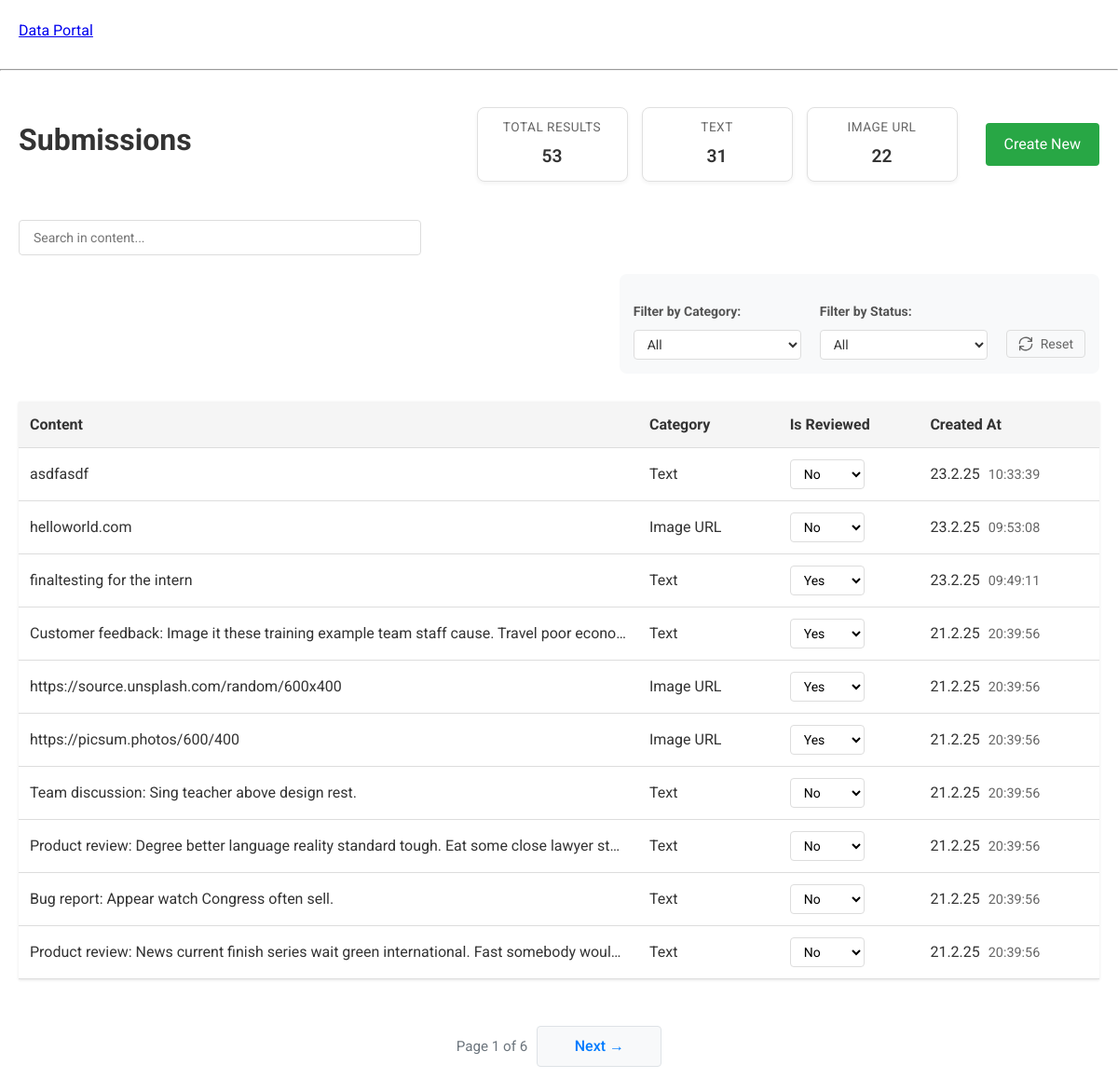
/, run on an earlier commit of the app's database.
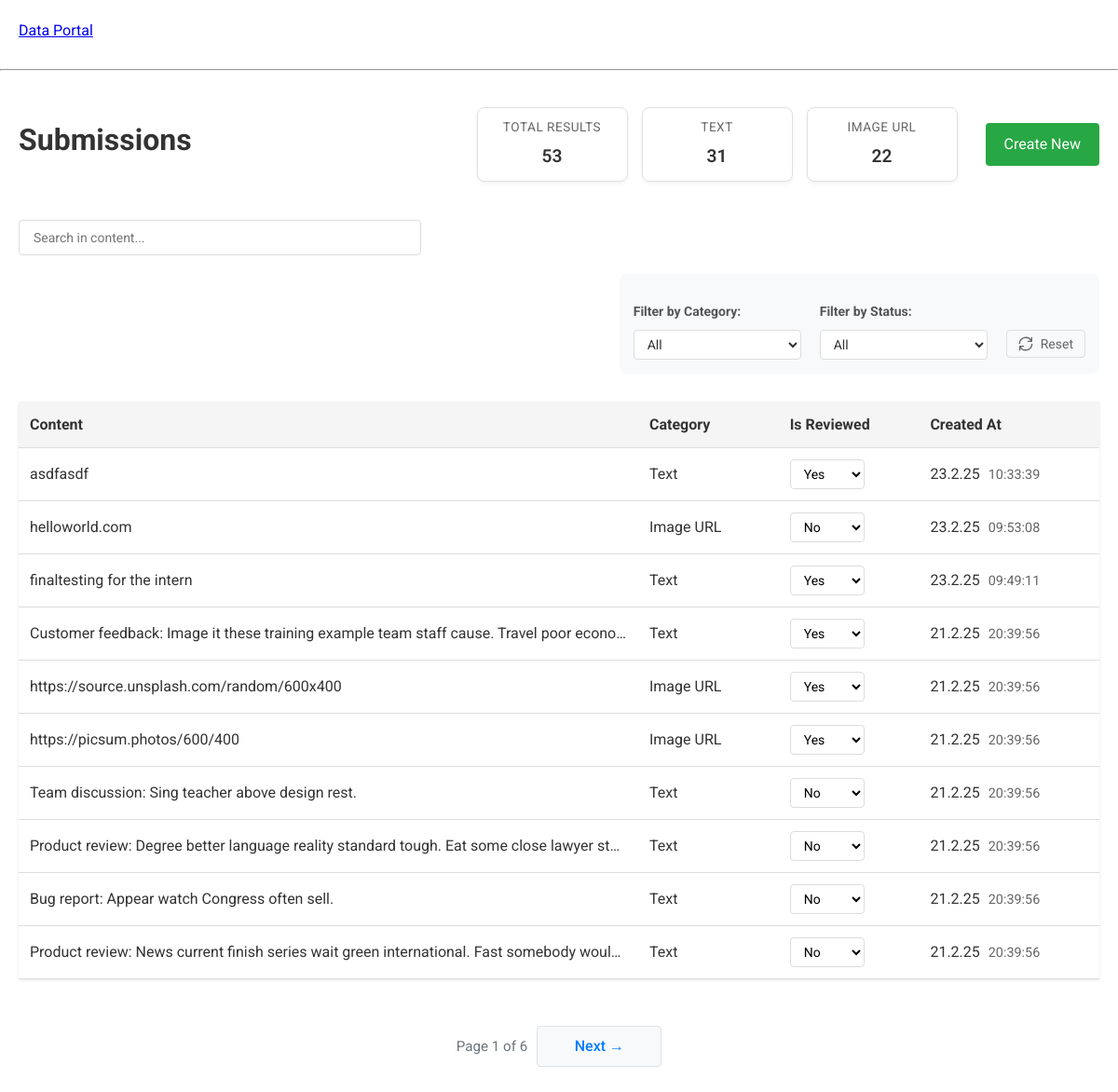
And on a later commit of the database.
### submissions/models.py (models this page shows, shortened)
class Submission(models.Model):
    CATEGORY_CHOICES = [
        ('TEXT', 'Text'),
        ('IMAGE_URL', 'Image URL'),
    ]
    content = models.CharField(max_length=200)
    category = models.CharField(
        max_length=20,
        choices=CATEGORY_CHOICES,
        default='TEXT'
    )
    is_reviewed = models.BooleanField(default=False)
    created_at = models.DateTimeField(auto_now_add=True)
    updated_at = models.DateTimeField(auto_now=True)
    class Meta:
        ordering = ['-created_at']

### submissions/views.py (the view)
# urls.py: 2. Add a URL to urlpatterns:  path('', views.home, name='home')
def home(request):
    try:
        category = request.GET.get('category', '')
        status = request.GET.get('status', '')
        search_query = request.GET.get('search', '')
        page = request.GET.get('page', '1')
        submissions = Submission.objects.all().order_by('-created_at')
        if search_query:
            submissions = submissions.filter(content__icontains=search_query)
        if category:
            submissions = submissions.filter(category=category)
        if status == 'reviewed':
            submissions = submissions.filter(is_reviewed=True)
        elif status == 'pending':
            submissions = submissions.filter(is_reviewed=False)
        text_count = submissions.filter(category='TEXT').count()
        image_count = submissions.filter(category='IMAGE_URL').count()
        total_count = text_count + image_count
        paginator = Paginator(submissions, 10)
        try:
            page_obj = paginator.page(page)
        except:
            page_obj = paginator.page(1)
        context = {
            'submissions': page_obj,
            'categories': Submission.CATEGORY_CHOICES,
            'selected_category': category,
            'selected_status': status,
            'search_query': search_query,
            'total_count': total_count,
            'text_count': text_count,
            'image_count': image_count,
        }
        if request.headers.get('HX-Request'):
            return render(request, 'submissions/partials/content_section.html', context)
        return render(request, 'submissions/home.html', context)
    except Exception as e:
        messages.error(request, f"An error occurred: {str(e)}")
        context = {
            'submissions': [],
            'categories': Submission.CATEGORY_CHOICES,
            'selected_category': '',
            'selected_status': '',
            'total_count': 0,
            'text_count': 0,
            'image_count': 0,
        }
        if request.headers.get('HX-Request'):
            return render(request, 'submissions/partials/content_section.html', context)
        return render(request, 'submissions/home.html', context)

### submissions/templates/submissions/home.html (shortened to what this page needs)
{% extends 'main.html' %}
{% block content %}
<div class="container">
    <div class="header-section">
        <h1>Submissions</h1>
        <div class="header-right">
            <div class="stats-container">
                <div class="stat-box">
                    <span class="stat-label">Total Results</span>
                    <span class="stat-value">{{ total_count }}</span>
                </div>
                <div class="stat-box">
                    <span class="stat-label">Text</span>
                    <span class="stat-value">{{ text_count }}</span>
                </div>
                <div class="stat-box">
                    <span class="stat-label">Image URL</span>
                    <span class="stat-value">{{ image_count }}</span>
                </div>
            </div>
            <a href="{% url 'create_submission' %}" class="create-btn">Create New</a>
        </div>
    </div>
    <div class="search-section">
        <div class="search-container">
            <input type="text"
                   id="search-input"
                   name="search"
                   placeholder="Search in content..."
                   value="{{ search_query }}"
                   class="search-input"
                   hx-get="{% url 'home' %}"
                   hx-trigger="keyup changed delay:500ms"
                   hx-target="#content-section"
                   hx-include="[name='category'],[name='status']"
                   hx-push-url="true">
        </div>
    </div>
    <div class="filters">
        <div class="filters-container">
            <div class="filter-group">
                <h3>Filter by Category:</h3>
                <select hx-get="{% url 'home' %}"
                        hx-target="#content-section"
                        hx-trigger="change"
                        class="filter-select"
                        name="category"
                        hx-include="[name='status'],[name='search']">
                    <option value="" {% if not selected_category %}selected{% endif %}>All</option>
                </select>
            </div>
            <div class="filter-group">
                <h3>Filter by Status:</h3>
                <select hx-get="{% url 'home' %}"
                        hx-target="#content-section"
                        hx-trigger="change"
                        class="filter-select"
                        name="status"
                        hx-include="[name='category'],[name='search']">
                    <option value="" {% if not selected_status %}selected{% endif %}>All</option>
                </select>
            </div>
            <div class="filter-group">
                <h3>&nbsp;</h3>
                <button class="refresh-btn"
                        hx-get="{% url 'home' %}"
                        hx-target="#content-section"
                        title="Reset filters">
                    <svg xmlns="http://www.w3.org/2000/svg" width="16" height="16" viewBox="0 0 24 24" fill="none" stroke="currentColor" stroke-width="2" stroke-linecap="round" stroke-linejoin="round">
                        <path d="M21.5 2v6h-6M2.5 22v-6h6M2 11.5a10 10 0 0 1 18.8-4.3M22 12.5a10 10 0 0 1-18.8 4.3"/>
                    </svg>
                    <span>Reset</span>
                </button>
            </div>
        </div>
    </div>
    <div id="content-section">
        {% include 'submissions/partials/content_section.html' %}
    </div>
</div>
{% endblock %}

### submissions/templates/submissions/partials/submission_list.html
{% for submission in submissions %}
    <tr>
        <td>{{ submission.content }}</td>
        <td>{{ submission.get_category_display }}</td>
        <td hx-target="this" hx-swap="innerHTML">
            {% include 'submissions/partials/status_cell.html' %}
        </td>
        <td>
            <span class="created-date">{{ submission.created_at|date:"j.n.y" }}</span>
            <span class="created-time">{{ submission.created_at|time:"H:i:s" }}</span>
        </td>
    </tr>
{% empty %}
    <tr>
        <td colspan="4" class="no-data">No submissions found.</td>
    </tr>
{% endfor %}

### submissions/templates/submissions/partials/status_cell.html
<select class="status-select"
        hx-post="{% url 'update_status' submission.id %}"
        hx-trigger="change"
        hx-headers='{"X-CSRFToken": "{{ csrf_token }}"}'
        name="status">
    <option value="true" {% if submission.is_reviewed %}selected{% endif %}>Yes</option>
    <option value="false" {% if not submission.is_reviewed %}selected{% endif %}>No</option>
</select>

What changed in the data, as far as the page shows it:
changed Submission "asdfasdf": status "No" → "Yes"
